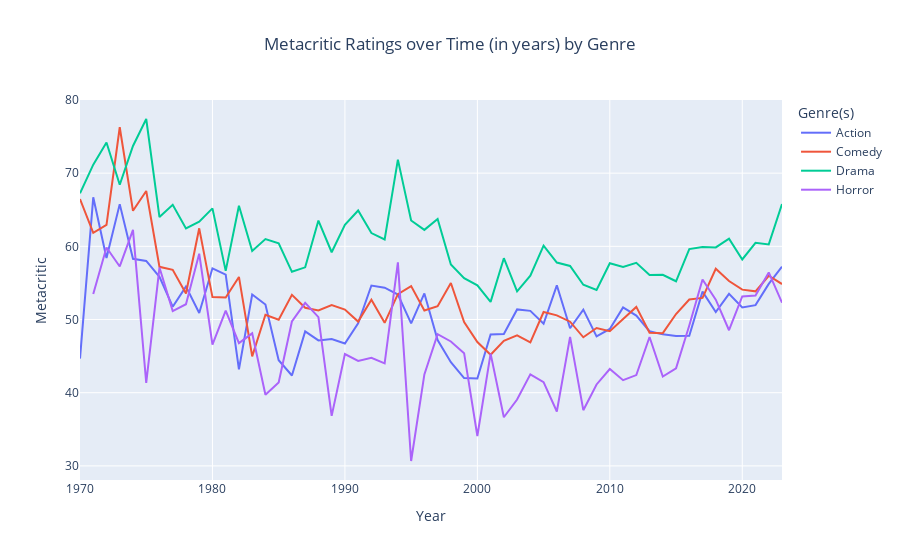

Notebook source saved alongside this figure:
### Code cell
# Plot Metacritic movie ratings by genre per year.
fig3 = px.line(
     df_groupby_genres2,
     x = 'Year',
     y = 'Metacritic',
     color = 'Genre(s)',
     title='Metacritic Ratings over Time (in years) by Genre ',
     height = 500
)

fig3.update_layout(title_x = .5)
fig3.show()

### Figure 1 — Plotly figure (JSON) as saved in the notebook; plotly's stock layout.template omitted (floating-point values rounded to 4 significant figures)
{"data": [{"hovertemplate": "Genre(s)=Action<br>Year=%{x}<br>Metacritic=%{y}<extra></extra>", "legendgroup": "Action", "line": {"color": "#636efa", "dash": "solid"}, "marker": {"symbol": "circle"}, "mode": "lines", "name": "Action", "orientation": "v", "showlegend": true, "type": "scatter", "x": [1970, 1971, 1972, 1973, 1974, 1975, 1976, 1977, 1978, 1979, 1980, 1981, 1982, 1983, 1984, 1985, 1986, 1987, 1988, 1989, 1990, 1991, 1992, 1993, 1994, 1995, 1996, 1997, 1998, 1999, 2000, 2001, 2002, 2003, 2004, 2005, 2006, 2007, 2008, 2009, 2010, 2011, 2012, 2013, 2014, 2015, 2016, 2017, 2018, 2019, 2020, 2021, 2022, 2023], "xaxis": "x", "y": [44.67, 66.7, 58.4, 65.77, 58.3, 58, 55.83, 51.75, 54.5, 50.9, 57, 56.12, 43.18, 53.42, 52.05, 44.43, 42.35, 48.38, 47.14, 47.35, 46.73, 49.47, 54.65, 54.35, 53.41, 49.48, 53.57, 47.19, 44.17, 42, 41.94, 47.95, 48.03, 51.38, 51.18, 49.42, 54.67, 48.81, 51.36, 47.7, 48.71, 51.65, 50.53, 48.39, 47.97, 47.75, 47.77, 53.81, 51.01, 53.5, 51.66, 51.96, 54.87, 57.21], "yaxis": "y"}, {"hovertemplate": "Genre(s)=Comedy<br>Year=%{x}<br>Metacritic=%{y}<extra></extra>", "legendgroup": "Comedy", "line": {"color": "#EF553B", "dash": "solid"}, "marker": {"symbol": "circle"}, "mode": "lines", "name": "Comedy", "orientation": "v", "showlegend": true, "type": "scatter", "x": [1970, 1971, 1972, 1973, 1974, 1975, 1976, 1977, 1978, 1979, 1980, 1981, 1982, 1983, 1984, 1985, 1986, 1987, 1988, 1989, 1990, 1991, 1992, 1993, 1994, 1995, 1996, 1997, 1998, 1999, 2000, 2001, 2002, 2003, 2004, 2005, 2006, 2007, 2008, 2009, 2010, 2011, 2012, 2013, 2014, 2015, 2016, 2017, 2018, 2019, 2020, 2021, 2022, 2023], "xaxis": "x", "y": [66.46, 61.85, 62.93, 76.27, 64.86, 67.56, 57.2, 56.79, 53.57, 62.46, 53.06, 53, 55.82, 44.97, 50.65, 49.97, 53.37, 51.6, 51.24, 51.98, 51.37, 49.71, 52.7, 49.54, 53.48, 54.57, 51.23, 51.83, 54.99, 49.66, 46.93, 45.19, 47.1, 47.83, 46.89, 51.02, 50.57, 49.7, 47.57, 48.85, 48.41, 50.06, 51.73, 48.19, 48.13, 50.75, 52.73, 52.95, 56.93, 55.26, 54.08, 53.85, 55.98, 54.85], "yaxis": "y"}, {"hovertemplate": "Genre(s)=Drama<br>Year=%{x}<br>Metacritic=%{y}<extra></extra>", "legendgroup": "Drama", "line": {"color": "#00cc96", "dash": "solid"}, "marker": {"symbol": "circle"}, "mode": "lines", "name": "Drama", "orientation": "v", "showlegend": true, "type": "scatter", "x": [1970, 1971, 1972, 1973, 1974, 1975, 1976, 1977, 1978, 1979, 1980, 1981, 1982, 1983, 1984, 1985, 1986, 1987, 1988, 1989, 1990, 1991, 1992, 1993, 1994, 1995, 1996, 1997, 1998, 1999, 2000, 2001, 2002, 2003, 2004, 2005, 2006, 2007, 2008, 2009, 2010, 2011, 2012, 2013, 2014, 2015, 2016, 2017, 2018, 2019, 2020, 2021, 2022, 2023], "xaxis": "x", "y": [67.25, 71.17, 74.18, 68.42, 73.71, 77.4, 64, 65.67, 62.45, 63.37, 65.18, 56.65, 65.55, 59.38, 61, 60.4, 56.52, 57.13, 63.52, 59.19, 62.93, 64.89, 61.81, 60.94, 71.85, 63.54, 62.25, 63.73, 57.52, 55.66, 54.67, 52.41, 58.38, 53.85, 56, 60.11, 57.79, 57.32, 54.75, 54.04, 57.68, 57.18, 57.74, 56.07, 56.12, 55.23, 59.63, 59.91, 59.85, 61.04, 58.21, 60.49, 60.27, 65.77], "yaxis": "y"}, {"hovertemplate": "Genre(s)=Horror<br>Year=%{x}<br>Metacritic=%{y}<extra></extra>", "legendgroup": "Horror", "line": {"color": "#ab63fa", "dash": "solid"}, "marker": {"symbol": "circle"}, "mode": "lines", "name": "Horror", "orientation": "v", "showlegend": true, "type": "scatter", "x": [1970, 1971, 1972, 1973, 1974, 1975, 1976, 1977, 1978, 1979, 1980, 1981, 1982, 1983, 1984, 1985, 1986, 1987, 1988, 1989, 1990, 1991, 1992, 1993, 1994, 1995, 1996, 1997, 1998, 1999, 2000, 2001, 2002, 2003, 2004, 2005, 2006, 2007, 2008, 2009, 2010, 2011, 2012, 2013, 2014, 2015, 2016, 2017, 2018, 2019, 2020, 2021, 2022, 2023], "xaxis": "x", "y": [null, 53.5, 59.83, 57.25, 62.25, 41.33, 57.1, 51.14, 52.09, 59, 46.56, 51.21, 46.77, 48.11, 39.71, 41.4, 49.73, 52.27, 50.33, 36.83, 45.27, 44.33, 44.78, 44, 57.8, 30.67, 42.5, 48, 47, 45.4, 34.08, 45.33, 36.64, 39.07, 42.5, 41.43, 37.43, 47.62, 37.61, 41.12, 43.24, 41.71, 42.41, 47.61, 42.21, 43.34, 49.18, 55.48, 52.71, 48.54, 53.15, 53.29, 56.44, 52.31], "yaxis": "y"}], "layout": {"autosize": true, "legend": {"title": {"text": "Genre(s)"}, "tracegroupgap": 0}, "title": {"text": "Metacritic Ratings over Time (in years) by Genre ", "x": 0.5}, "xaxis": {"anchor": "y", "autorange": true, "domain": [0, 1], "range": [1970, 2023], "title": {"text": "Year"}, "type": "linear"}, "yaxis": {"anchor": "x", "autorange": true, "domain": [0, 1], "range": [28.07, 80.0], "title": {"text": "Metacritic"}, "type": "linear"}}}
